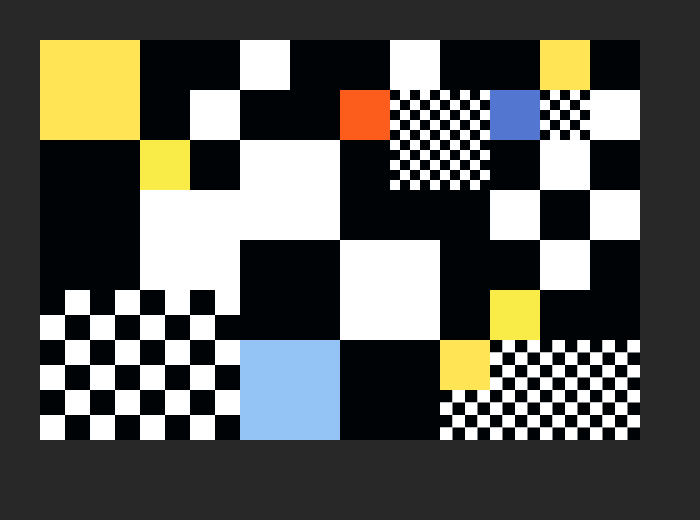
Frame 1 (no input)
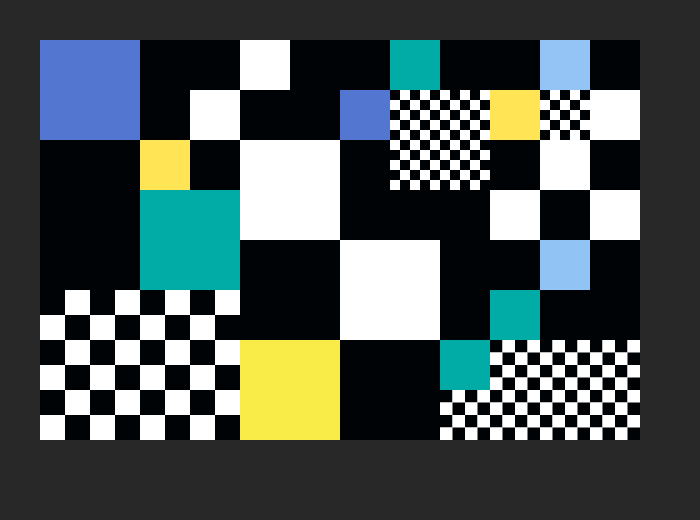
Frame 2 (the mouse pressed at the canvas centre, redrawn once)

The p5.js sketch that drew these frames (run headless with seeded random() and noise() and a simulated clock; the mouse was pressed at the canvas centre and the sketch redrawn once):

// p5.js sketch
// ── sketch.js

let margin = 20; 
let canvasWidth = 700;
let canvasHeight = 520;
let colors = ["#00ACA5", "#000306", "#FFFFFF", "#F9EB48", "#FC5C1C", "#94C4F5", "#FE7A41", 
  "#F23027", "#FFE455", "#5377D0", "#92C3F5", "#00ACA5"];


function setup() {
  // put setup code here
  createCanvas(canvasWidth,canvasHeight); 
  noLoop();
}

function draw() {
  // put drawing code here

  background(40)
  strokeWeight(0);

  let offsetX = (width - (canvasWidth - 2 * margin)) / 2;
  let offsetY = (height - (canvasHeight - 2 * margin)) / 2;
  
  fill(random(colors)); 
  rect(offsetX + margin + 0, offsetY + margin + 0, 100, 100);

  fill("#000306");
  rect(offsetX + margin + 100, offsetY + margin + 0, 100, 50);
  
  fill("#FFFFFF");
  rect(offsetX + margin + 200, offsetY + margin + 0, 50, 50);

  fill("#000306");
  rect(offsetX + margin + 250, offsetY + margin + 0, 100, 50);

  fill(random(colors)); 
  rect(offsetX + margin + 350, offsetY + margin + 0, 50, 50);

  fill("#000306");
  rect(offsetX + margin + 400, offsetY + margin + 0, 100, 50);

  fill(random(colors)); 
  rect(offsetX + margin + 500, offsetY + margin + 0, 50, 50);

  fill("#000306");
  rect(offsetX + margin + 550, offsetY + margin + 0, 50, 50);

  fill("#000306");
  rect(offsetX + margin + 100, offsetY + margin + 50, 50, 50);

  fill("#FFFFFF");
  rect(offsetX + margin + 150, offsetY + margin + 50, 50, 50);

  fill("#000306");
  rect(offsetX + margin + 200, offsetY + margin + 50, 100, 50);

  fill(random(colors)); 
  rect(offsetX + margin + 300, offsetY + margin + 50, 50, 50);

  fill("#FFFFFF");
  rect(offsetX + margin + 350, offsetY + margin + 50, 100, 100);
  drawCheckers(offsetX + margin + 350, offsetY + margin + 50, 100, 100, 10); // 棋盘格不变

  fill(random(colors)); 
  rect(offsetX + margin + 450, offsetY + margin + 50, 50, 50);

  fill("#FFFFFF");
  rect(offsetX + margin + 500, offsetY + margin + 50, 50, 50);
  drawCheckers(offsetX + margin + 500, offsetY + margin + 50, 50, 50, 10); // 棋盘格不变

  fill("#FFFFFF");
  rect(offsetX + margin + 550, offsetY + margin + 50, 50, 50);

  fill("#000306");
  rect(offsetX + margin + 0, offsetY + margin + 100, 100, 150);

  fill(random(colors)); 
  rect(offsetX + margin + 100, offsetY + margin + 100, 50, 50);

  fill("#000306");
  rect(offsetX + margin + 150, offsetY + margin + 100, 50, 50);

  fill("#FFFFFF");
  rect(offsetX + margin + 200, offsetY + margin + 100, 100, 100);

  fill("#000306");
  rect(offsetX + margin + 300, offsetY + margin + 100, 50, 50);

  fill("#000306");
  rect(offsetX + margin + 450, offsetY + margin + 100, 50, 50);

  fill("#FFFFFF");
  rect(offsetX + margin + 500, offsetY + margin + 100, 50, 50);

  fill("#000306");
  rect(offsetX + margin + 550, offsetY + margin + 100, 50, 50);

  fill(random(colors)); 
  rect(offsetX + margin + 100, offsetY + margin + 150, 100, 100);

  fill("#000306");
  rect(offsetX + margin + 300, offsetY + margin + 150, 150, 50);

  fill("#FFFFFF");
  rect(offsetX + margin + 450, offsetY + margin + 150, 50, 50);

  fill("#000306");
  rect(offsetX + margin + 500, offsetY + margin + 150, 50, 50);

  fill("#FFFFFF");
  rect(offsetX + margin + 550, offsetY + margin + 150, 50, 50);

  fill("#000306");
  rect(offsetX + margin + 200, offsetY + margin + 200, 100, 100);

  fill("#FFFFFF");
  rect(offsetX + margin + 300, offsetY + margin + 200, 100, 100);

  fill("#000306");
  rect(offsetX + margin + 400, offsetY + margin + 200, 200, 100);

  fill(random(colors)); 
  rect(offsetX + margin + 500, offsetY + margin + 200, 50, 50);

  fill("#FFFFFF");
  rect(offsetX + margin + 0, offsetY + margin + 250, 200, 150);
  drawCheckers(offsetX + margin + 0, offsetY + margin + 250, 200, 150, 25); // 棋盘格不变

  fill(random(colors)); 
  rect(offsetX + margin + 450, offsetY + margin + 250, 50, 50);

  fill(random(colors)); 
  rect(offsetX + margin + 200, offsetY + margin + 300, 100, 100);

  fill("#000306");
  rect(offsetX + margin + 300, offsetY + margin + 300, 100, 100);

  fill("#FFFFFF");
  rect(offsetX + margin + 400, offsetY + margin + 300, 200, 100);
  drawCheckers(offsetX + margin + 400, offsetY + margin + 300, 200, 100, 12.5); // 棋盘格不变

  fill(random(colors)); 
  rect(offsetX + margin + 400, offsetY + margin + 300, 50, 50);
}

function drawCheckers(x, y, w, h, size) {
  let rows = h / size;
  let cols = w / size;
  for (let i = 0; i < rows; i++) {
    for (let j = 0; j < cols; j++) {
      if ((i + j) % 2 == 0) {
        fill("#000306"); 
      } else {
        fill("#FFFFFF"); 
      }
      rect(x + j * size, y + i * size, size, size);
    }
  }
}
